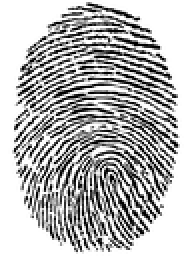
%> input picture DIP-HW9/data/Images/fingerprint.png, 95 x 128 px, shrunk from 1212 x 1632 before the run (shown 2 times larger)
$ octave Q4.m   (GNU Octave 9; MATLAB toolbox functions it lacks are replaced by stand-ins)
%> lines starting %> are read from the running program, lines starting %| are printed output that depends on the picture; in (x1, y1, x2, y2) boxes, pixels count from 0 and x2, y2 are one past the last pixel; in counts of white or black regions, pixels touching at a corner belong together; the program's own positions count from 1
### DIP-HW9/src/utils/my_skeletonize.m
function skeleton = my_skeletonize(img)
    % Initialize
    prev = img;
    done = false;

    while ~done
        % Step 1
        marker = false(size(img));
        for i = 2:size(img,1)-1
            for j = 2:size(img,2)-1
                P = getNeighbors(img, i, j);
                p1 = img(i,j);
                if p1 == 1
                    N = sum(P); % Number of non-zero neighbors
                    T = count_transitions(P);
                    if (N >= 2 && N <= 6 && T == 1 && ...
                        P(2)*P(4)*P(6) == 0 && ...
                        P(4)*P(6)*P(8) == 0)
                        marker(i,j) = true;
                    end
                end
            end
        end
        img(marker) = 0;

        % Step 2
        marker = false(size(img));
        for i = 2:size(img,1)-1
            for j = 2:size(img,2)-1
                P = getNeighbors(img, i, j);
                p1 = img(i,j);
                if p1 == 1
                    N = sum(P);
                    T = count_transitions(P);
                    if (N >= 2 && N <= 6 && T == 1 && ...
                        P(2)*P(4)*P(8) == 0 && ...
                        P(2)*P(6)*P(8) == 0)
                        marker(i,j) = true;
                    end
                end
            end
        end
        img(marker) = 0;

        done = isequal(prev, img);
        prev = img;
    end

    skeleton = ~img; % invert back
end

### DIP-HW9/src/Q4.m
% ---------------------------------------------------------------
% Problem 4 – Skeletonization and Shape Representation
% ---------------------------------------------------------------
% This script implements the skeletonization algorithm described
% in Section 11.1.7 of the textbook. Skeletonization reduces
% binary objects to their skeletal forms while preserving
% topological and structural properties. This enables extraction
% of shape features and geometric signatures.
%
% Steps:
% 1. Add the utils folder to MATLAB path to access helper functions.
% 2. Load the fingerprint image and convert to grayscale if needed.
% 3. Binarize the image and set foreground=1, background=0.
% 4. Apply the iterative thinning (Zhang-Suen) algorithm:
%    - In each iteration, mark deletable pixels using two
%      sub-iterations with neighbor and transition conditions.
%    - Remove marked pixels until convergence.
% 5. Display the original binary image alongside the skeletonized result.
% ---------------------------------------------------------------
clc;
clear;
close all;
%%
addpath(fullfile(pwd, 'src', 'utils'));

% Load and image
img = imread('data/Images/fingerprint.png');
%> img is the input picture: size 128x95 uint8; min 0, max 255, mean 182
if size(img,3) == 3
    img = rgb2gray(img);
end

% Apply threshold to get binary image
binary = imbinarize(img);
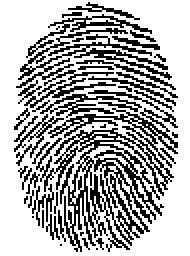
%> binary: size 128x95 logical (shown 2 times larger); 68% white; black in thin lines or dots, all inside (x1, y1, x2, y2) = (7, 1, 89, 126)

% invert: foreground = 1, background = 0
img = ~img;
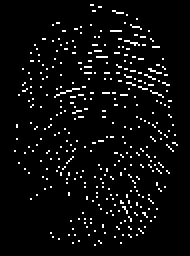
%> img: size 128x95 logical (shown 2 times larger); 4.7% white in thin lines or dots, all inside (x1, y1, x2, y2) = (7, 2, 89, 123)

% Apply skeletonization
skeleton = my_skeletonize(img);
%> the loop in my_skeletonize, `while ~done` made 2 passes
%> done on passes 1 to 2: false, true
%> after the loop in my_skeletonize, `while ~done`: marker: size 128x95 logical; every value is 0
%> after the loop in my_skeletonize, `while ~done`: N = 0

% Show results
figure;
subplot(1,2,1); imshow(binary); title('Original Binary Image');
subplot(1,2,2); imshow(skeleton); title('Skeletonized Image');
